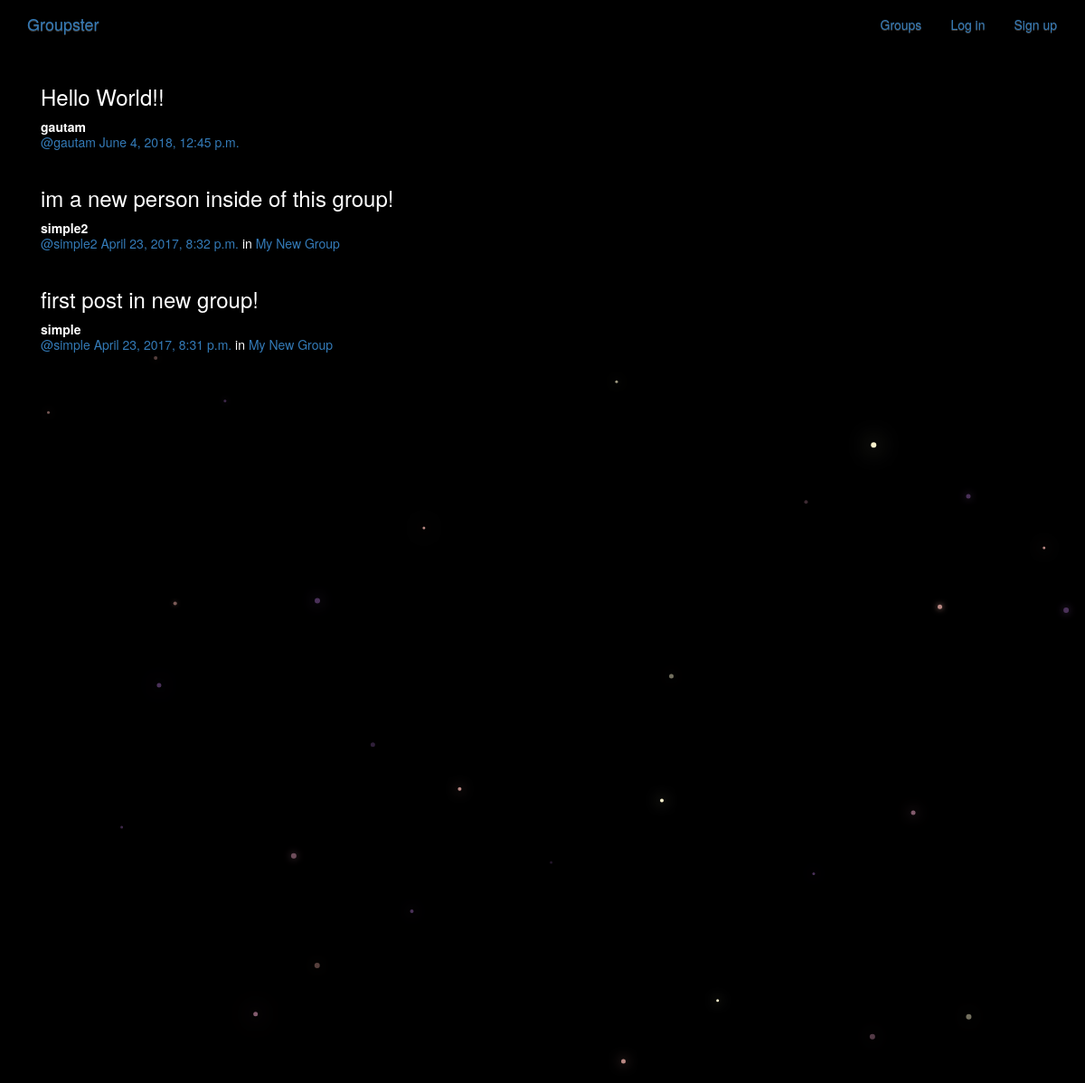
/posts/, run on the app's committed database.
### posts/models.py (models this page shows, shortened)
class Post(models.Model):
    user = models.ForeignKey(User, related_name="posts")
    created_at = models.DateTimeField(auto_now=True)
    message = models.TextField()
    message_html = models.TextField(editable=False)
    group = models.ForeignKey(Group, related_name="posts",null=True, blank=True)
    class Meta:
        ordering = ["-created_at"]
        unique_together = ["user", "message"]

### groups/models.py (models this page shows, shortened)
class Group(models.Model):
    name = models.CharField(max_length=255, unique=True)
    slug = models.SlugField(allow_unicode=True, unique=True)
    description = models.TextField(blank=True, default='')
    description_html = models.TextField(editable=False, default='', blank=True)
    members = models.ManyToManyField(User,through="GroupMember")
    class Meta:
        ordering = ["name"]

### posts/views.py (the view)
class PostList(SelectRelatedMixin, generic.ListView):
    model = models.Post
    select_related = ("user", "group")

### posts/templates/posts/post_list.html (shortened to what this page needs)
{% extends "posts/post_base.html" %}
{% load humanize %}
{% block post_content %}
<div class="col-md-8">
	{% for post in post_list %}
  {% include "posts/_post.html" %}
	{% endfor %}
</div>
{% endblock %}

### posts/templates/posts/_post.html (shortened to what this page needs)
<div class="post media">
	<h3>{{ post.message_html|safe }}</h3>
	<div class="media-body">
		<strong>{{ post.user.username }}</strong>
		<h5 class="media-heading">
			<span class="username"><a href="{% url 'posts:for_user' username=post.user.username %}">@{{ post.user.username }}</a></span>
			<time class="time"><a href="{% url 'posts:single' username=post.user.username pk=post.pk %}">{{ post.created_at }}</a></time>
			{% if post.group %}
			<span class="group-name">in <a href="#">{{ post.group.name }}</a></span>
			{% endif %}
		</h5>
	</div>
</div>

### static/simplesocial/css/master.css (style rules this page uses)
body { margin: 0; overflow: hidden; background-color: black; color:white; }

### data on the page
Post: message_html "Hello World!!", user.username "gautam", created_at "June 4, 2018, 12:45 p.m."
Post: message_html "im a new person inside of this group!", user.username "simple2", created_at "April 23, 2017, 8:32 p.m.", group.name "My New Group"
Post: message_html "first post in new group!", user.username "simple", created_at "April 23, 2017, 8:31 p.m.", group.name "My New Group"
